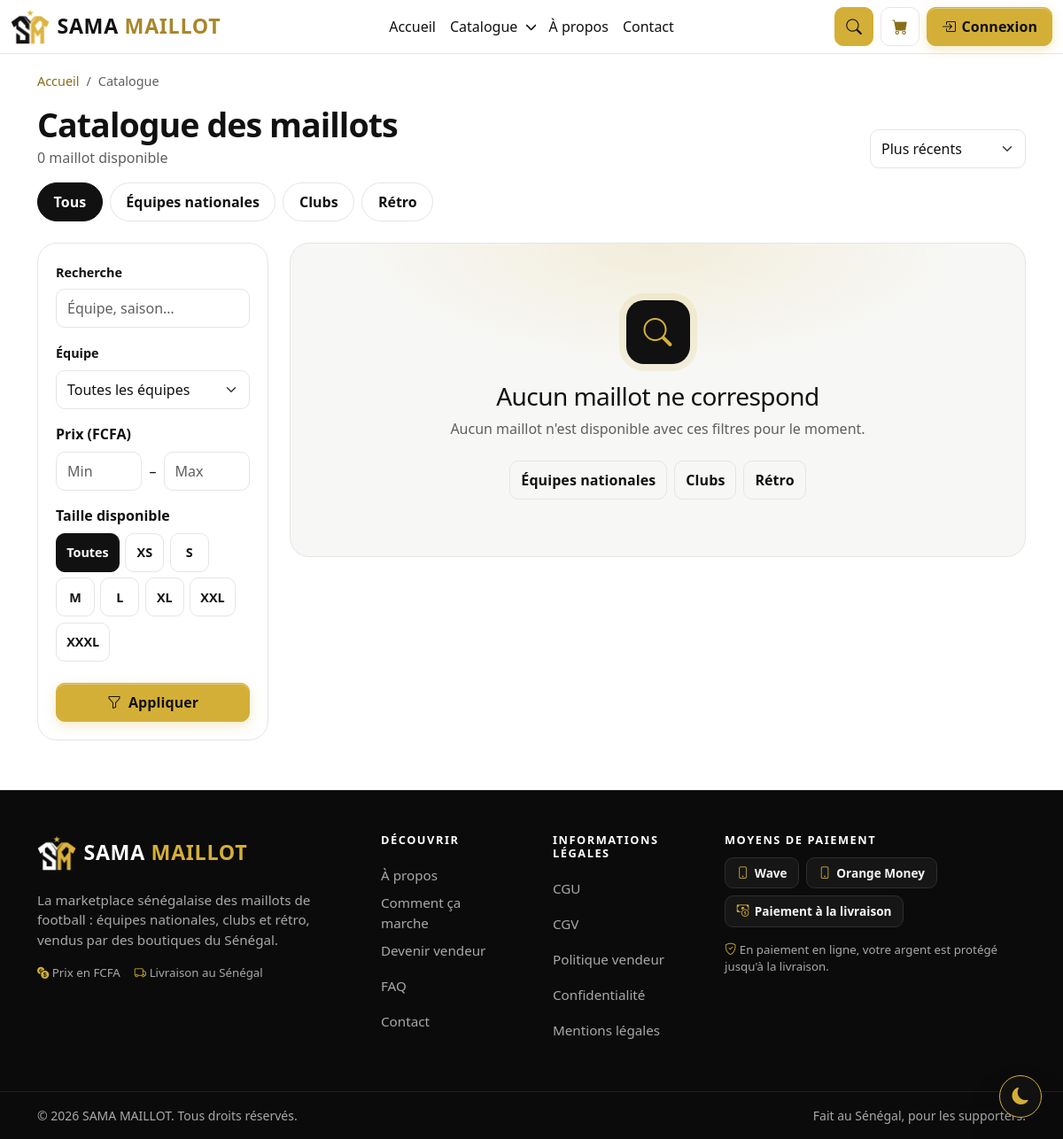
/catalogue/index.php, run on the app's committed database.
### tables this page shows
CREATE TABLE IF NOT EXISTS categories (
    id           INT UNSIGNED NOT NULL AUTO_INCREMENT,
    slug         VARCHAR(40)  NOT NULL,
    nom          VARCHAR(60)  NOT NULL,
    description  VARCHAR(255) NOT NULL,
    ordre        TINYINT UNSIGNED NOT NULL DEFAULT 0,
    actif        TINYINT(1)   NOT NULL DEFAULT 1,
    PRIMARY KEY (id),
    UNIQUE KEY uq_categories_slug (slug)
);

### includes/fonctions.php (called while the page is built, shortened)
<?php
function e(mixed $valeur): string
{
    return htmlspecialchars((string) $valeur, ENT_QUOTES | ENT_SUBSTITUTE, 'UTF-8');
}
function url(string $chemin = ''): string
{
    return APP_URL . '/' . ltrim($chemin, '/');
}
    ?>

### includes/metier/catalogue.php (called while the page is built, shortened)
<?php
function url_catalogue(array $parametres = []): string
{
    $chemin = 'catalogue/';
    if (!empty($parametres['categorie'])) {
        $chemin .= rawurlencode((string) $parametres['categorie']);
    }
    unset($parametres['categorie']);
    $parametres = array_filter($parametres, static fn ($valeur): bool => $valeur !== null && $valeur !== '' && $valeur !== 0);
    if (($parametres['tri'] ?? '') === 'recent') {
        unset($parametres['tri']);
    }
    if (($parametres['page'] ?? 1) === 1) {
        unset($parametres['page']);
    }
    return url($chemin) . ($parametres !== [] ? '?' . http_build_query($parametres) : '');
}
function categories_actives(): array
{
    static $categories = null;
    if ($categories === null) {
        $categories = bdd()->query('SELECT id, slug, nom, description FROM categories WHERE actif = 1 ORDER BY ordre, nom')->fetchAll();
    }
    return $categories;
}
function lire_filtres(array $source): array
{
    $texte = static fn (string $cle): string => is_string($source[$cle] ?? null) ? trim($source[$cle]) : '';
    $entier = static fn (string $cle): int => max(0, (int) ($source[$cle] ?? 0));
    $filtres = [
        'q' => mb_substr($texte('q'), 0, 100),
        'categorie' => $texte('categorie'),
        'equipe' => preg_match('/^[a-z0-9-]{1,80}$/', $texte('equipe')) === 1 ? $texte('equipe') : '',
        'prix_min' => min($entier('prix_min'), 500000),
        'prix_max' => min($entier('prix_max'), 500000),
        'taille' => in_array($texte('taille'), TAILLES, true) ? $texte('taille') : '',
        'tri' => isset(TRIS[$texte('tri')]) ? $texte('tri') : 'recent',
        'page' => max(1, $entier('page')),
        'boutique_id' => 0,
    ];
    return $filtres;
}
function rechercher_maillots(array $filtres, ?int $limite = null): array
{
    $conditions = [SQL_MAILLOT_VISIBLE];
    $parametres = [];
    $where = ' WHERE ' . implode(' AND ', $conditions);
    $depuis = ' FROM maillots m
        JOIN boutiques b ON b.id = m.boutique_id
        JOIN equipes e ON e.id = m.equipe_id
        JOIN categories c ON c.id = m.categorie_id';
    $requete = bdd()->prepare('SELECT COUNT(*)' . $depuis . $where);
    $requete->execute($parametres);
    $total = (int) $requete->fetchColumn();
    $parPage = $limite ?? MAILLOTS_PAR_PAGE;
    $pages = max(1, (int) ceil($total / $parPage));
    $page = min(max(1, (int) $filtres['page']), $pages);
    $ordre = match ($filtres['tri']) {
        'prix_asc' => 'm.prix ASC, m.id DESC',
        'prix_desc' => 'm.prix DESC, m.id DESC',
        default => 'm.publie_le DESC, m.id DESC',
    };
    $requete = bdd()->prepare(
        SQL_CARTE_MAILLOT . $where . ' ORDER BY ' . $ordre
        . ' LIMIT ' . (int) $parPage . ' OFFSET ' . (int) (($page - 1) * $parPage)
    );
    $requete->execute($parametres);
    return ['maillots' => $requete->fetchAll(), 'total' => $total, 'pages' => $pages, 'page' => $page];
}

### includes/base_de_donnees.php (called while the page is built, shortened)
<?php
function bdd(): PDO
{
    static $pdo = null;
    if ($pdo instanceof PDO) {
        return $pdo;
    }
    $dsn = sprintf(
        'mysql:host=%s;port=%s;dbname=%s;charset=utf8mb4',
        env('DB_HOST', '127.0.0.1'),
        env('DB_PORT', '3306'),
        env('DB_NAME', 'sama_maillot')
    );
    $options = [
        PDO::ATTR_ERRMODE => PDO::ERRMODE_EXCEPTION,
        PDO::ATTR_EMULATE_PREPARES => false,
        PDO::ATTR_DEFAULT_FETCH_MODE => PDO::FETCH_ASSOC,
        PDO::ATTR_STRINGIFY_FETCHES => false,
    ];
    try {
        $pdo = new PDO($dsn, (string) env('DB_USER', 'root'), (string) env('DB_PASS', ''), $options);
        $pdo->exec("SET time_zone = '+00:00'");
    } catch (PDOException $exception) {
        error_log('Connexion à la base impossible : ' . $exception->getMessage());
        throw new RuntimeException('La base de données est momentanément indisponible.');
    }
    return $pdo;
}

### public/catalogue/index.php (the view, shortened to what this page needs)
<?php
require __DIR__ . '/../../includes/config.php';
$filtres = lire_filtres($_GET);
$categorie = null;
$resultat = rechercher_maillots($filtres);
$adresse = static fn (array $changements = []): string => url_catalogue(array_merge($filtres, $changements, ['boutique_id' => null]));
if ($filtres['q'] !== '') {
    $titre_page = 'Recherche « ' . $filtres['q'] . ' »';
} elseif ($categorie !== null) {
    $titre_page = 'Maillots ' . mb_strtolower($categorie['nom']);
} else {
    $titre_page = 'Catalogue des maillots';
}
require __DIR__ . '/../../includes/entete.php';
?>
<section class="sm-page-catalogue">
    <div class="container">
        <nav aria-label="Fil d'Ariane">
            <ol class="breadcrumb sm-fil-ariane">
                <li class="breadcrumb-item"><a href="<?= e(url()) ?>">Accueil</a></li>
                <?php if ($categorie !== null): ?>
                    <li class="breadcrumb-item"><a href="<?= e(url_catalogue()) ?>">Catalogue</a></li>
                    <li class="breadcrumb-item active" aria-current="page"><?= e($categorie['nom']) ?></li>
                <?php else: ?>
                    <li class="breadcrumb-item active" aria-current="page">Catalogue</li>
                <?php endif; ?>
            </ol>
        </nav>
        <div class="d-flex flex-wrap align-items-end justify-content-between gap-3 mb-3">
            <div>
                <h1 class="sm-titre-section mb-1"><?= e($titre_page) ?></h1>
                <p class="text-body-secondary mb-0" role="status">
                    <?= e($resultat['total']) ?> maillot<?= $resultat['total'] > 1 ? 's' : '' ?>
                    <?= $resultat['total'] > 1 ? 'disponibles' : 'disponible' ?>
                </p>
            </div>
            <div class="d-flex gap-2 align-items-center">
                <select class="form-select sm-select-tri" id="tri" name="tri" form="formulaire-filtres" data-envoi-auto>
                    <?php foreach (TRIS as $cle => $libelle): ?>
                        <option value="<?= e($cle) ?>"<?= $filtres['tri'] === $cle ? ' selected' : '' ?>><?= e($libelle) ?></option>
                    <?php endforeach; ?>
                </select>
            </div>
        </div>
        <ul class="sm-onglets mb-4" aria-label="Catégories">
            <li><a class="sm-onglet" href="<?= e(url_catalogue(array_merge($filtres, ['categorie' => '', 'page' => 1, 'boutique_id' => null]))) ?>"
                   <?= $categorie === null ? 'aria-current="page"' : '' ?>>Tous</a></li>
            <?php foreach (categories_actives() as $cat): ?>
                <li><a class="sm-onglet" href="<?= e(url_catalogue(array_merge($filtres, ['categorie' => $cat['slug'], 'page' => 1, 'boutique_id' => null]))) ?>"
                       <?= ($categorie['slug'] ?? '') === $cat['slug'] ? 'aria-current="page"' : '' ?>><?= e($cat['nom']) ?></a></li>
            <?php endforeach; ?>
        </ul>
        <div class="row g-4">
            <aside class="col-lg-3">
                <div class="offcanvas-lg offcanvas-start sm-filtres" tabindex="-1" id="filtres-catalogue" aria-labelledby="titre-filtres">
                    <div class="offcanvas-body">
                        <form id="formulaire-filtres" class="w-100" method="get" action="<?= e(url_catalogue(['categorie' => $filtres['categorie']])) ?>">
                            <div class="mb-3">
                                <label class="form-label" for="filtre-q">Recherche</label>
                                <input class="form-control" type="search" id="filtre-q" name="q" value="<?= e($filtres['q']) ?>"
                                       placeholder="Équipe, saison…" maxlength="100">
                            </div>
                            <div class="mb-3">
                                <label class="form-label" for="filtre-equipe">Équipe</label>
                                <select class="form-select" id="filtre-equipe" name="equipe">
                                    <option value="">Toutes les équipes</option>
                                </select>
                            </div>
                            <fieldset class="mb-3">
                                <legend class="form-label fs-6">Prix (FCFA)</legend>
                                <div class="d-flex gap-2 align-items-center">
                                    <input class="form-control" type="number" id="filtre-prix-min" name="prix_min" inputmode="numeric"
                                           min="0" max="500000" step="500" placeholder="Min" value="<?= $filtres['prix_min'] > 0 ? e($filtres['prix_min']) : '' ?>">
                                    <span aria-hidden="true">–</span>
                                    <input class="form-control" type="number" id="filtre-prix-max" name="prix_max" inputmode="numeric"
                                           min="0" max="500000" step="500" placeholder="Max" value="<?= $filtres['prix_max'] > 0 ? e($filtres['prix_max']) : '' ?>">
                                </div>
                            </fieldset>
                            <fieldset class="mb-4">
                                <legend class="form-label fs-6">Taille disponible</legend>
                                <div class="sm-choix-tailles">
                                    <label class="sm-taille" for="taille-toutes">Toutes</label>
                                    <?php foreach (TAILLES as $n => $taille): ?>
                                        <label class="sm-taille" for="taille-<?= e($n) ?>"><?= e($taille) ?></label>
                                    <?php endforeach; ?>
                                </div>
                            </fieldset>
                            <div class="d-grid gap-2">
                                <button class="btn btn-or" type="submit"><i class="bi bi-funnel" aria-hidden="true"></i> Appliquer</button>
                            </div>
                        </form>
                    </div>
                </div>
            </aside>
            <div class="col-lg-9">
                <?php if ($resultat['maillots'] !== []): ?>
                    <div class="sm-grille-maillots">
                        <?php foreach ($resultat['maillots'] as $maillot): ?>
                            <?= carte_maillot($maillot) ?>
                        <?php endforeach; ?>
                    </div>
                    <div class="mt-4">
                        <?= pagination($resultat['page'], $resultat['pages'], static fn (int $p): string => $adresse(['page' => $p])) ?>
                    </div>
                <?php else: ?>
                    <div class="sm-etat-vide">
                        <div class="sm-etat-vide__icone" aria-hidden="true"><i class="bi bi-search"></i></div>
                        <h2 class="h3">Aucun maillot ne correspond</h2>
                        <p class="mb-4">
                            <?php if ($filtres['q'] !== ''): ?>
                                Aucun résultat pour « <?= e($filtres['q']) ?> ». Vérifiez l'orthographe ou essayez un autre mot
                                (le nom d'une équipe, une saison…).
                            <?php else: ?>
                                Aucun maillot n'est disponible avec ces filtres pour le moment.
                            <?php endif; ?>
                        </p>
                        <div class="d-flex flex-wrap justify-content-center gap-2">
                            <?php foreach (categories_actives() as $cat): ?>
                                <a class="btn btn-contour" href="<?= e(url_catalogue(['categorie' => $cat['slug']])) ?>"><?= e($cat['nom']) ?></a>
                            <?php endforeach; ?>
                        </div>
                    </div>
                <?php endif; ?>
            </div>
        </div>
    </div>
</section>
<?php require __DIR__ . '/../../includes/pied_de_page.php'; ?>

### data on the page
categories: nom "Équipes nationales"
categories: nom "Clubs"
categories: nom "Rétro"

### other printed values
$titre_page "Catalogue des maillots"
$resultat['total'] "0"
$taille "XS"
$taille "S"
$taille "M"
$taille "L"
$taille "XL"
$taille "XXL"
$taille "XXXL"
$titre_colonne "DÉCOUVRIR"
$libelle "À propos"
$libelle "Comment ça marche"
$libelle "Devenir vendeur"
$libelle "FAQ"
$libelle "Contact"
